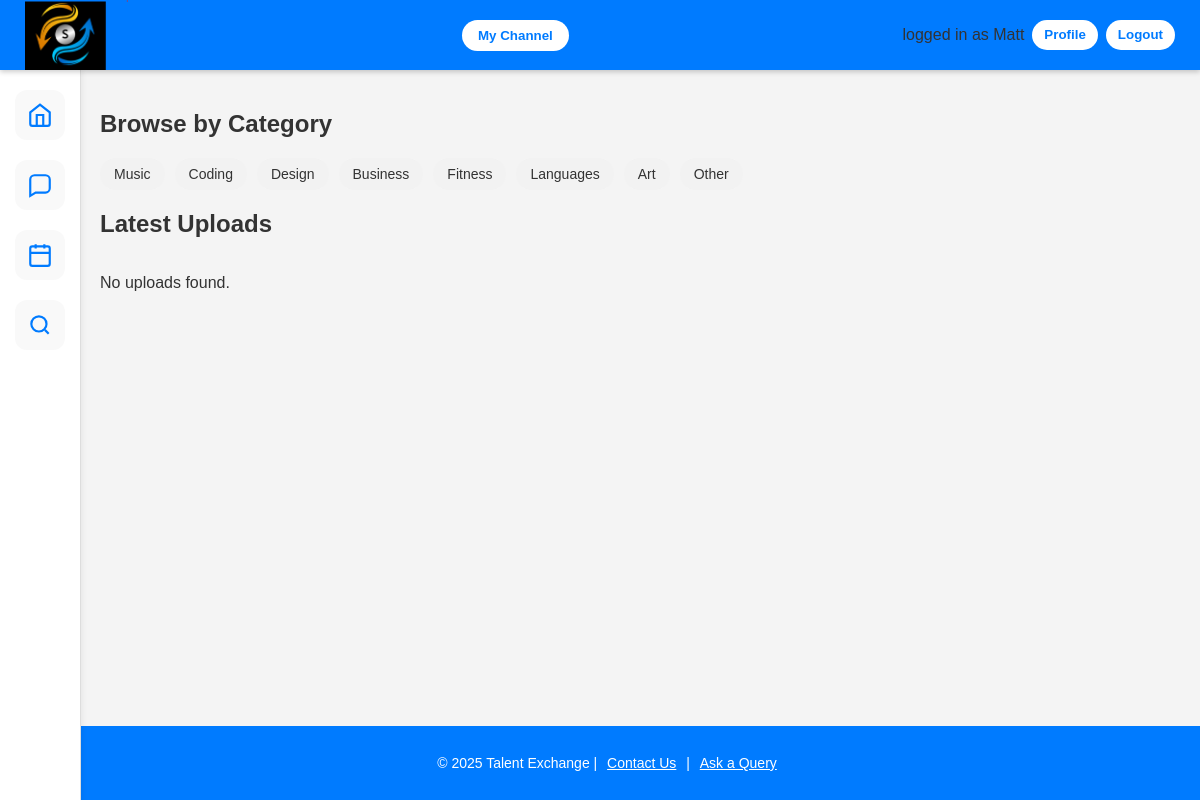
Page / (signed in) on the earlier database version.
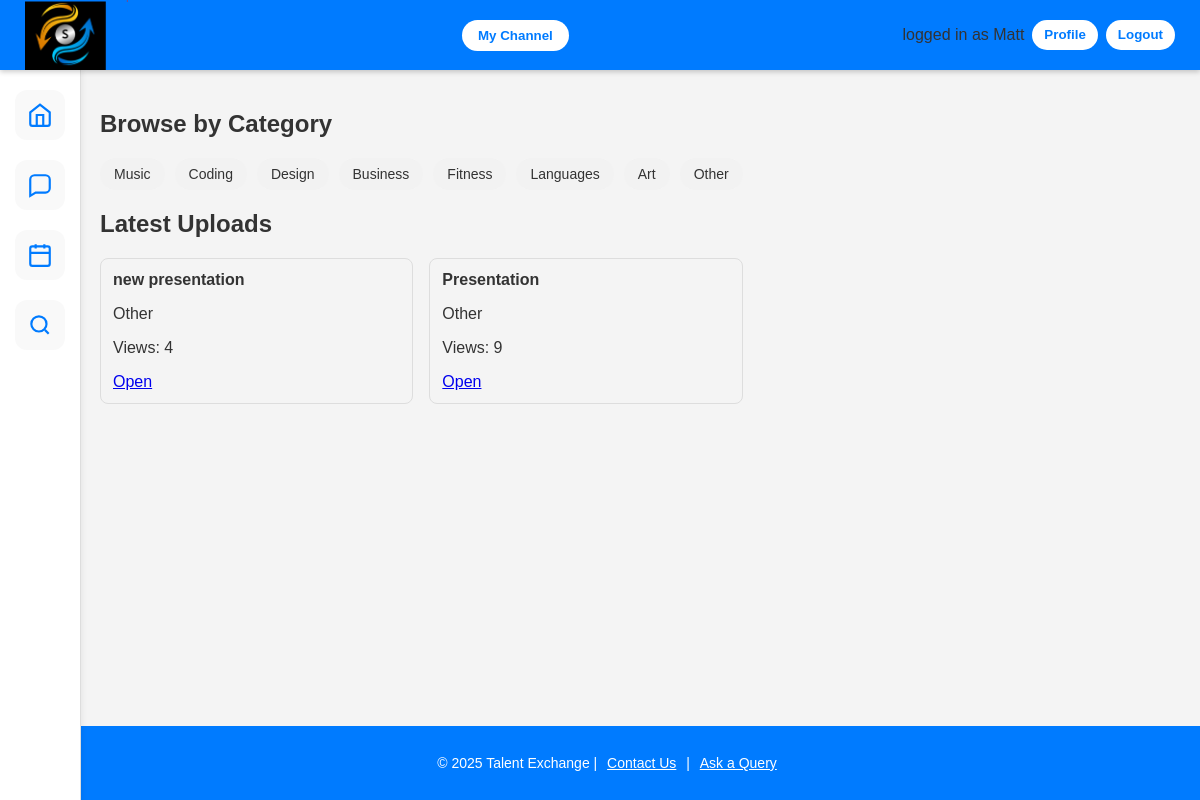
Same page on the later database version.
### app.py (models this page shows)
class User(UserMixin, db.Model):
    id = db.Column(db.Integer, primary_key=True)
    username = db.Column(db.String(100), unique=True, nullable=False)
    password = db.Column(db.String(255), nullable=False)
    full_name = db.Column(db.String(120))
    country = db.Column(db.String(120))
    language = db.Column(db.String(120))
    dob = db.Column(db.String(20))
    teach_skills = db.Column(db.String(500))
    learn_skills = db.Column(db.String(500))

class Content(db.Model):
    id = db.Column(db.Integer, primary_key=True)
    creator_id = db.Column(db.Integer, db.ForeignKey("user.id"), nullable=False)
    title = db.Column(db.String(200), nullable=False)
    description = db.Column(db.Text)
    category = db.Column(db.String(50), nullable=False, default="Other")
    filename = db.Column(db.String(300), nullable=False)
    filetype = db.Column(db.String(20), nullable=False)
    views = db.Column(db.Integer, default=0, nullable=False)
    created_at = db.Column(db.DateTime, default=datetime.utcnow, nullable=False)
    creator = db.relationship("User", backref=db.backref("uploads", lazy=True))

### app.py (the view)
@app.route('/', methods=['GET', 'POST'])
def home():
    selected_category = request.args.get("category")
    categories = CATEGORIES
    uploads = []
    if selected_category:
        uploads = Content.query.filter_by(category=selected_category) \
            .order_by(Content.created_at.desc()).limit(12).all()
    else:
        uploads = Content.query.order_by(Content.created_at.desc()).limit(12).all()
    return render_template( 'index.html', user=current_user, categories=categories, uploads=uploads, selected_category=selected_category )

### app.py (called while the page is built)
@login_manager.user_loader
def load_user(user_id):
    return User.query.get(int(user_id))

### templates/index.html (shortened to what this page needs)
<!DOCTYPE html>
<html lang="en">
<head>
    <link rel="stylesheet" href="{{ url_for('static', filename='CSS/base.css') }}">
</head>
<body>
<div class="sidebar">
    <a href="{{ url_for('home') }}" title="Home">
        <svg viewBox="0 0 24 24">
            <path d="M3 9.5l9-7 9 7V20a2 2 0 0 1-2 2H5a2 2 0 0 1-2-2V9.5z"></path>
            <path d="M9 22V12h6v10"></path>
        </svg>
    </a>
    <a href="{{ url_for('inbox') }}" title="Messaging">
        <svg viewBox="0 0 24 24">
            <path d="M21 15a4 4 0 0 1-4 4H8l-5 3V7a4 4 0 0 1 4-4h10a4 4 0 0 1 4 4z"></path>
        </svg>
    </a>
    <a href="#" title="Schedule">
        <svg viewBox="0 0 24 24">
            <rect x="3" y="4" width="18" height="18" rx="2"></rect>
            <path d="M16 2v4M8 2v4M3 10h18"></path>
        </svg>
    </a>
    <a href="{{ url_for('search') }}" title="Search">
        <svg viewBox="0 0 24 24">
            <circle cx="11" cy="11" r="7"></circle>
            <path d="M20 20l-3.5-3.5"></path>
        </svg>
    </a>
</div>
<nav>
    <div class="nav-left">
        <a href="{{ url_for('home') }}">
            <img src="{{ url_for('static', filename='images/Screenshot 2025-10-20 172925.png') }}" alt="Talent Exchange Logo" class="logo">
        </a>
    </div>
{% if current_user.is_authenticated %}
    <a href="{{ url_for('channel') }}"><button class="channel-btn">My Channel</button></a>
{% endif %}
        <div class="nav-right">
        <div class="btn-row">
        {% if current_user.is_authenticated %}
        <span class="welcome-text">logged in as {{ current_user.username }} </span>
        <a href="{{ url_for('profile') }}">
            <button class="nav-btn">Profile</button>
        </a>
        <a href="{{ url_for('logout') }}">
            <button class="nav-btn">Logout</button>
        </a>
        {% endif %}
        </div>
    </div>
</nav>
    <footer>
        <div class="footer-content">
            <p>&copy; 2025 Talent Exchange | <a href="#">Contact Us</a> | <a href="#">Ask a Query</a></p>
        </div>
    </footer>
<div class="main-container">
<h2>Browse by Category</h2>
<div class="category-row">
  {% for cat in categories %}
    <a href="{{ url_for('home', category=cat) }}"
       class="category-chip {% if selected_category == cat %}active{% endif %}">
      {{ cat }}
    </a>
  {% endfor %}
</div>
<h2>
  {% if selected_category %}
    {{ selected_category }} Videos
  {% else %}
    Latest Uploads
  {% endif %}
</h2>
<div class="uploads-grid">
  {% for c in uploads %}
    <div class="upload-card">
      <strong>{{ c.title }}</strong>
      <p>{{ c.category }}</p>
      <p>Views: {{ c.views }}</p>
      <a href="{{ url_for('view_content', content_id=c.id) }}">Open</a>
    </div>
  {% else %}
    <p>No uploads found.</p>
  {% endfor %}
</div>
</div>
</body>
</html>

### static/CSS/Base.css (style rules this page uses)
body { margin: 0; font-family: Arial, sans-serif; background-color: #f4f4f4; color: #333; display: flex; }
.sidebar { position: fixed; top: 70px; left: 0; width: 80px; height: calc(100vh - 70px); background-color: #ffffff; border-right: 1px solid #ddd; display: flex; flex-direction: column; align-items: center; padding-top: 20px; gap: 20px; box-shadow: 2px 0 5px rgba(0,0,0,0.05); z-index: 10; }
.sidebar a { width: 50px; height: 50px; display: flex; align-items: center; justify-content: center; border-radius: 12px; background: #f9f9f9; transition: background 0.3s ease, transform 0.2s ease; text-decoration: none; }
.sidebar svg { width: 26px; height: 26px; stroke: #007bff; stroke-width: 2; fill: none; }
nav { display: flex; justify-content: space-between; align-items: center; background-color: #007bff; height: 70px; padding: 0 25px; box-shadow: 0 2px 5px rgba(0,0,0,0.2); position: fixed; top: 0; left: 0; right: 0; z-index: 20; }
.nav-left img.logo { height: 70px; width: auto; object-fit: contain; display: block; }
.nav-right button { background-color: white; color: #007bff; border: none; padding: 8px 16px; border-radius: 20px; font-weight: bold; cursor: pointer; transition: background-color 0.3s ease; }
footer { background-color: #007bff; color: white; text-align: center; padding: 15px 10px; position: fixed; bottom: 0; width: 100%; margin-top: 40px; }
footer a { color: white; text-decoration: underline; margin: 0 6px; transition: color 0.2s ease; }
.footer-content { font-size: 14px; }
.btn-row { display: inline-flex; gap: 8px; align-items: center; }
.btn-row button { line-height: 1; padding: 8px 12px; }
.channel-btn { background-color: white; color: #007bff; border: none; padding: 8px 16px; border-radius: 20px; font-weight: bold; cursor: pointer; transition: background-color 0.3s ease; }
.category-row { display: flex; gap: 10px; flex-wrap: wrap; margin-bottom: 20px; }
.category-chip { padding: 8px 14px; border-radius: 20px; background: #f2f2f2; text-decoration: none; color: #333; font-size: 14px; }
.uploads-grid { display: grid; grid-template-columns: repeat(auto-fill, minmax(220px, 1fr)); gap: 16px; }
.upload-card { padding: 12px; border: 1px solid #ddd; border-radius: 8px; }
.main-container { margin-left: 80px; margin-top: 70px; padding: 20px; min-height: calc(100vh - 70px); box-sizing: border-box; }

Differences in the rows shown:
added Content: title "new presentation", category "Other", views "4"
added Content: title "Presentation", category "Other", views "9"
Other differences:
text no longer shown: "No uploads found."
